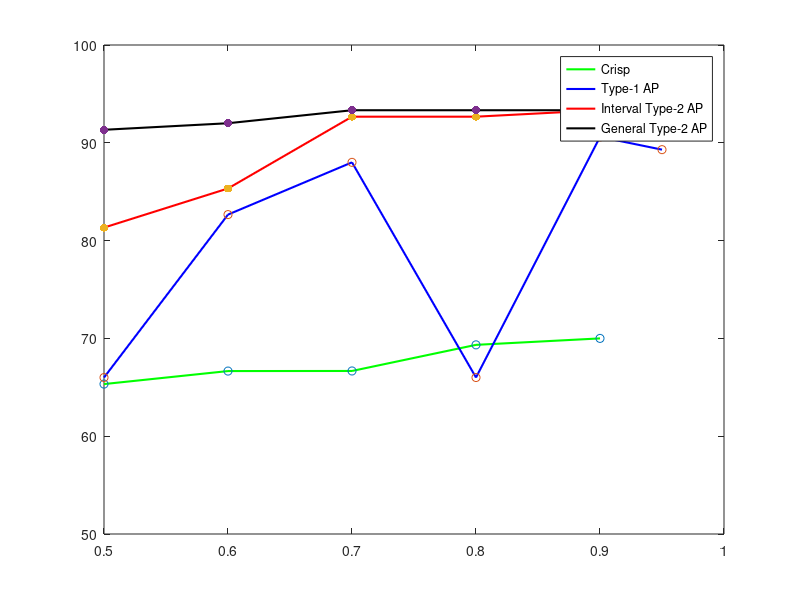

Reproduce this figure in MATLAB.
lam1=[0.5 0.6 0.7 0.8 0.9];
acc1=[65.33 66.66 66.67 69.34 70];

lam2=[0.5 0.6 0.7 0.8 0.9 0.95];
acc2=[66 82.66 88 66 90.6 89.3];

lam3=[0.5 0.6 0.7 0.8 0.9 0.95];
acc3=[81.33 85.33 92.67 92.67 93.33 92.67];

lam4=[0.5 0.6 0.7 0.8 0.9 0.95];
acc4=[91.33 92 93.33 93.33 93.33 93.33];


clear y label;
box on
hold on 
graph1=plot(lam1,acc1,'green');
graph2=plot(lam2,acc2,'blue');
graph3=plot(lam3,acc3,'red');
graph4=plot(lam4,acc4,'black');
set(graph1,'LineWidth',1.5);
set(graph2,'LineWidth',1.5);
set(graph3,'LineWidth',1.5);
set(graph4,'LineWidth',1.5);
yticks([50 60 70 80 90 100])
scatter(lam1,acc1,'green');
scatter(lam2,acc2,'blue');
scatter(lam3,acc3,'red','filled');
scatter(lam4,acc4,'black','filled');
legend('Crisp','Type-1 AP','Interval Type-2 AP' , 'General Type-2 AP');
ylim([50 100]);
hold off